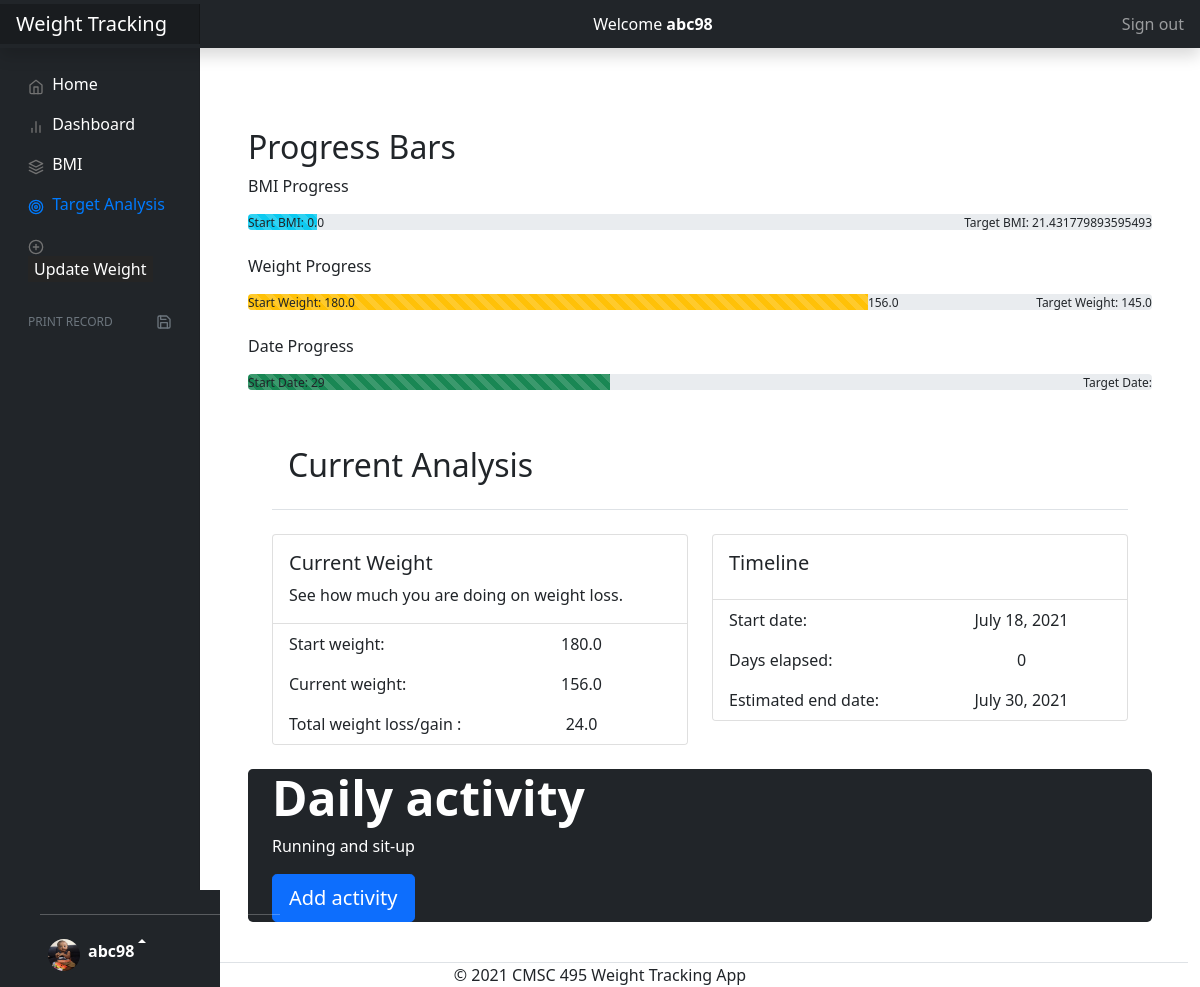
The page /target/ (signed in) on the database its author committed.
### WeightTrackers/models.py (models this page shows, shortened)
class Weight(models.Model):
    topic = models.ForeignKey(User, null=True, related_name='weights', on_delete=models.CASCADE)
    account_type = models.CharField(max_length=20, choices=ACCOUNT_TYPE,
                                    default='Weight Loss',
                                    verbose_name='Account Type')
    target_weight = models.FloatField(max_length=20, default=0,  verbose_name='Enter your target weight')
    finish_date = models.DateField(null=True)

class Activities(models.Model):
    topic = models.ForeignKey(User,  related_name='activities', on_delete=models.CASCADE)
    add_activity = models.TextField( blank=True)
    activity_level =models.CharField(max_length=100, choices=ACTIVITY_LEVEL,  blank=True,
        default='Lightly active',
        verbose_name='Activity intensity',
        help_text=message)

### WeightTrackers/views.py (the view)
# urls.py: path('target/', views.target, name="target"),
def target(request):
	all_func=AllInOne()
	weights = AddWeight.objects.values_list('add_weight', flat=True)
	weight_list = list(weights)
	if len(weight_list) != 0:
		first_wt = weight_list[0]
		last_wt = weight_list[-1]
	else:
		first_wt = 0
		last_wt = 0
	target_date1 = Weight.objects.values_list('finish_date', flat=True)
	target_date = list(target_date1)
	if len(target_date) !=0:
		target_date2 = target_date[-1]
		for entry in Weight.objects.all():
			finish_wt=entry.target_weight
	else:
		target_date2 ="Not set yet"
		finish_wt =0
	weight_diff = first_wt - finish_wt
	wt_quotient= 100/weight_diff
	current_wt_diff= first_wt -last_wt
	slide_value = current_wt_diff * wt_quotient
	""" target date section"""
	for ent in WeightTracker.objects.all():
		dated = ent.date_created
	""" Bmi section"""
	heihgt_list = Profile.objects.values_list('height', flat=True)
	if len(heihgt_list) !=0:
		height = list(heihgt_list)[-1]
	else:
		height =1
	target_bmi = finish_wt * 0.454 / (height * height * 0.0254 * 0.0254)
	initial_bmi_list = Calculate.objects.values_list('bmi', flat=True)
	if len(initial_bmi_list) !=0:
		initial_bmi = initial_bmi_list[0]
	else:
		initial_bmi = 0
	bmi_diff = abs(initial_bmi - target_bmi)
	bmi_quotient = 100/bmi_diff
	bmi_progress =bmi_quotient * abs(target_bmi - bmi_calc() )
	print(bmi_progress)
	activity =None
	for entry in Activities.objects.all():
		activity = entry.add_activity
	my_dict = {'first_item': first_wt, 'last_item': last_wt, 'slide_value': slide_value, 'initial_bmi': initial_bmi,
	'time_elapse': all_func.time_elapsed(), 'target_date': target_date2, 'start_date': dated.date, 'target_bmi': target_bmi,
	 'total_loss': all_func.total_loss_gain(), 'activity': activity, 'finish_wt': finish_wt, 'bmi_progress': bmi_progress}
	return render(request, 'WeightTrackers/target.html', context=my_dict)

### WeightTrackers/views.py (called while the page is built)
def bmi_calc():
	height=0
	weight =0
	for entry in AddWeight.objects.all():
		weight =  entry.add_weight
	for entry in Profile.objects.all():
		height = entry.height
	if  height != 0:
		bmi = weight * 0.454 /(height * height * 0.0254 * 0.0254)
	else:
		bmi =0
	return round(bmi, 2)

	def total_loss_gain(self):
		list_item = AddWeight.objects.values_list('add_weight', flat=True)
		listed = list(list_item)
		total_loss = 0
		if len(listed) != 0:
			first_item = listed[0]
			last_item = listed[-1]
			total_loss = abs(first_item - last_item)
		else:
			total_loss =0
		return total_loss

	def time_elapsed(self):
		for ent in WeightTracker.objects.all():
			dated = ent.date_created
		time_elaps= timezone.now() - dated
		return time_elaps.days

### WeightTrackers/templates/WeightTrackers/target.html (shortened to what this page needs)
{% extends 'WeightTrackers/base.html' %}
{% load static %}
 {% block content %}
        {% block target %}
          <li class="nav-item">
            <a class="nav-link active"  href="{% url 'WeightTrackers:target' %}">
              <span data-feather="target"></span>
              Target Analysis
            </a>
          </li>
          {% endblock target %}
 <main class="col-md-9 ms-sm-auto col-lg-10 px-md-4">
 <div class="bd-cheatsheet container-fluid bg-body">
  <section id="content">
    <article class="my-3" id="progress">
      <div>
        <div class="bd-example">
         <h2>Progress Bars</h2>
         <p>BMI Progress</p>
        <div class="progress position-relative">
          <div class="progress-bar progress-bar-striped progress-bar-animated bg-info" id="bmi_progress" role="progressbar" style="width: {{bmi_progress}}%" aria-valuenow="40" aria-valuemin="0" aria-valuemax="100"></div>
          <div class="position-absolute">Start BMI: {{initial_bmi}}</div>
          <div class="position-absolute end-0">Target BMI: {{target_bmi}}</div>
        </div>
        </div>
        <br>
        <div class="bd-example">
           <p>Weight Progress</p>
        <div class="progress position-relative">
          <div class="progress-bar progress-bar-striped progress-bar-animated bg-warning" role="progressbar" style="width: {{slide_value}}%" aria-valuenow="40" aria-valuemin="0" aria-valuemax="100"></div>
          {{last_item}}
          <div class="position-absolute">Start Weight: {{first_item}}</div>
          <div class="position-absolute end-0">Target Weight: {{finish_wt}}</div>
        </div>
        <br>
        </div>
        <div class="bd-example">
           <p>Date Progress</p>
          <div class="progress position-relative">
          <div class="progress-bar progress-bar-striped progress-bar-animated bg-success" role="progressbar" style="width: 40%" aria-valuenow="40" aria-valuemin="0" aria-valuemax="100"></div>
          <div class="position-absolute">Start Date: 29</div>
          <div class="position-absolute end-0">Target Date: </div>
        </div>
        </div>
      </div>
    </article>
  <article class="my-3" id="card">
  <div class="container py-4"  >
<header class="p-3 mb-4 border-bottom" >
      <h2 >Current Analysis</h2>
    </header>
    <div class="row align-itemsp-md-stretch" >
      <div class="col-md-6">
          <div class="card">
              <div class="card-body">
                <h5 class="card-title">Current Weight</h5>
                <p class="card-text">See how much you are doing on weight loss.</p>
              </div>
              <ul class="list-group list-group-flush">
                <li class="list-group-item"><div class="row"> <div class="col-6 col-md-6 "> Start weight: </div> <div class="col-6 col-md-6  " style="text-align: center;">{{first_item}}</div></div>   </li>
                <li class="list-group-item"><div class="row"> <div class="col-6 col-md-6 "> Current weight: </div> <div class="col-6 col-md-6  " style="text-align: center;">{{last_item}}</div></div>   </li>
                <li class="list-group-item"><div class="row"> <div class="col-6 col-md-6 "> Total weight loss/gain : </div> <div class="col-6 col-md-6  " style="text-align: center;">{{total_loss}}</div></div>   </li>
                </ul>
            </div>
            </div>
      <div class="col-md-6">
        <div class="card">
              <div class="card-body">
                <h5 class="card-title">Timeline</h5>
              </div>
              <ul class="list-group list-group-flush">
                <li class="list-group-item"><div class="row"> <div class="col-6 col-md-6 "> Start date: </div> <div class="col-6 col-md-6  " style="text-align: center;">{{start_date}}</div></div>   </li>
                <li class="list-group-item"><div class="row"> <div class="col-6 col-md-6 "> Days elapsed: </div> <div class="col-6 col-md-6  " style="text-align: center;">{{time_elapse}}</div></div>   </li>
                <li class="list-group-item"><div class="row"> <div class="col-6 col-md-6 "> Estimated end date: </div> <div class="col-6 col-md-6  " style="text-align: center;"> {{target_date}}</div></div>   </li>
                </ul>
            </div>
            </div>
      </div>
    </div>
<div class=" bg-dark rounded-3 " >
      <div class="container-fluid text-white">
        <h1 class="display-5 fw-bold">Daily activity</h1>
        <ul class="list-group list-group-flush ">
          <p class="bg-dark text-white"> {{activity}} </p>
                </ul>
        <button class="btn btn-primary btn-lg " type="button" id="add-activity" name="button" >Add activity</button>
        </div>
    </div>
  </div>
</div>
  <footer class="ptd-3 mt-4 border-top" style="text-align: center;">
      &copy; 2021 CMSC 495 Weight Tracking App
    </footer>
{% endblock content %}

### WeightTrackers/templates/WeightTrackers/base.html (shortened to what this page needs)
<!doctype html>
{% load static %}
<html lang="en">
  <head>
    {% block stylesheets %}
      <link rel="stylesheet" href="{% static 'assets/css/bootstrap.min.css' %}">
      <link rel="stylesheet" href="{% static 'assets/fonts/font-awesome-4.7.0/css/font-awesome.min.css' %}">
    <link rel="stylesheet" type="text/css"  href='{% static "WeightTrackers/css/dashboard.css" %}'/>
    <link rel="stylesheet" type="text/css"  href='{% static "WeightTrackers/css/bootstrap.min.css" %}'/>
    {% endblock stylesheets %}
  </head>
  <body>
 {% block contents %}
{% if user.is_authenticated %}
<header class="navbar navbar-dark sticky-top bg-dark flex-md-nowrap p-0 shadow">
  <a class="navbar-brand col-md-3 col-lg-2 me-0 px-3" href="#">Weight Tracking</a>
  <div class="form-control bg-dark w-100" style="text-align: center; color: white;">Welcome
      {% if user.first_name %}
        <strong>{{ user.first_name }}</strong>
        {% else %}
        <strong>{{ user }}</strong>
        {% endif %}
      </div>
 <ul class="navbar-nav px-3">
    <li class="nav-item text-nowrap">
       <a class="nav-link" href="{% url 'WeightTrackers:logout' %}">Sign out</a>
    </li>
  </ul>
</header>
<div class="container-fluid">
  <div class="row">
    <nav id="sidebarMenu" aria-label="menu" class="col-md-3 col-lg-2 d-md-block bg-dark  sidebar collapse" >
      <div class="position-sticky pt-3">
        <ul class="nav flex-column">
          {% block home %}
          <li class="nav-item">
            <a class="nav-link text-white"  href="{% url 'WeightTrackers:home' %}">
               <span data-feather="home"></span>
              Home
            </a>
          </li>
          {% endblock home %}
          {% block dashboard %}
          <li class="nav-item">
            <a class="nav-link  text-white"  href="{% url 'WeightTrackers:dashboard' %}" aria-current="page">
              <span data-feather="bar-chart-2"></span>
              Dashboard
            </a>
          </li>
          {% endblock dashboard %}
          {% block bmi %}
          <li class="nav-item">
           <a class="nav-link text-white"  href="{% url 'WeightTrackers:bmi' %}">
              <span data-feather="layers"></span>
             BMI
            </a>
          </li>
            {% endblock bmi %}
            {% block target %}{% endblock target %}
           <li class="nav-item">
             <div class="nav-link text-white"><span data-feather="plus-circle"></span>
             <button type="button" id="create-book-sync" name="button" style="border: 0px; background-color: rgb(37, 37, 37); color: white;">Update Weight</button>
           </div>
          </li>
        </ul>
        <h6 class="sidebar-heading d-flex justify-content-between align-items-center px-3 mt-4 mb-1 text-muted">
          <span>Print record</span>
          <a class="link-secondary" href="{% url 'generate_pdf' %}" aria-label="Add a new report">
            <span data-feather="save"></span>
          </a>
        </h6>
        <nav aria-label="Site menu" class="navbar fixed-bottom navbar-expand-sm navbar-dark bg-dark justify-content-start" style="width: 220px;">
  <div class="container">
    <div class="collapse navbar-collapse" id="navbarCollapse">
      <ul class="navbar-nav">
        <li class="nav-item dropup">
           <hr  style="margin-inline-start: 0em;  width: 240px; color: white;">
           <a href="#" class="nav-link d-flex align-items-start text-white text-decoration-none dropdown-toggle" id="dropdown10" data-bs-toggle="dropdown" aria-expanded="false">
        <img src='{% static "WeightTrackers/images/son.jpg" %}' alt="" width="32" height="32" class="rounded-circle me-2">
        {% if user.first_name %}
        <strong>{{ user.first_name }}</strong>
        {% else %}
        <strong>{{ user }}</strong>
        {% endif %}
      </a>
        </li>
      </ul>
    </div>
  </div>
</nav>
      </div>
    </nav>
{% block content %}
{% endblock content %}
</div>
{% endif %}
{% endblock contents %}
  </body>
</html>

### WeightTrackers/static/WeightTrackers/css/dashboard.css (style rules this page uses)
body { font-size: .875rem; }
.feather { width: 16px; height: 16px; vertical-align: text-bottom; }
.sidebar { position: fixed; top: 0; bottom: 0; left: 0; z-index: 100; padding: 48px 0 0; box-shadow: inset -1px 0 0 rgba(0, 0, 0, .1); }
.sidebar .nav-link { font-weight: 500; color: #333; }
.sidebar .nav-link .feather { margin-right: 4px; color: #727272; }
.sidebar .nav-link.active { color: #007bff; }
.sidebar .nav-link:hover .feather, .sidebar .nav-link.active .feather { color: inherit; }
.sidebar-heading { font-size: .75rem; text-transform: uppercase; }
.navbar-brand { padding-top: .75rem; padding-bottom: .75rem; font-size: 1rem; background-color: rgba(0, 0, 0, .25); box-shadow: inset -1px 0 0 rgba(0, 0, 0, .25); }
.navbar .form-control { padding: .75rem 1rem; border-width: 0; border-radius: 0; }

### WeightTrackers/templates/WeightTrackers/base.html (style rules this page uses)
svg { color-scheme: white; }

### rows shown on the page
Weight: target_weight "145.0", finish_date "July 30, 2021"
Activities: add_activity "Running and sit-up"

### other values the page prints
{{ user }} "abc98"
{{ initial_bmi }} "0.0"
{{ target_bmi }} "21.431779893595493"
{{ last_item }} "156.0"
{{ first_item }} "180.0"
{{ total_loss }} "24.0"
{{ start_date }} "July 18, 2021"
{{ time_elapse }} "0"
